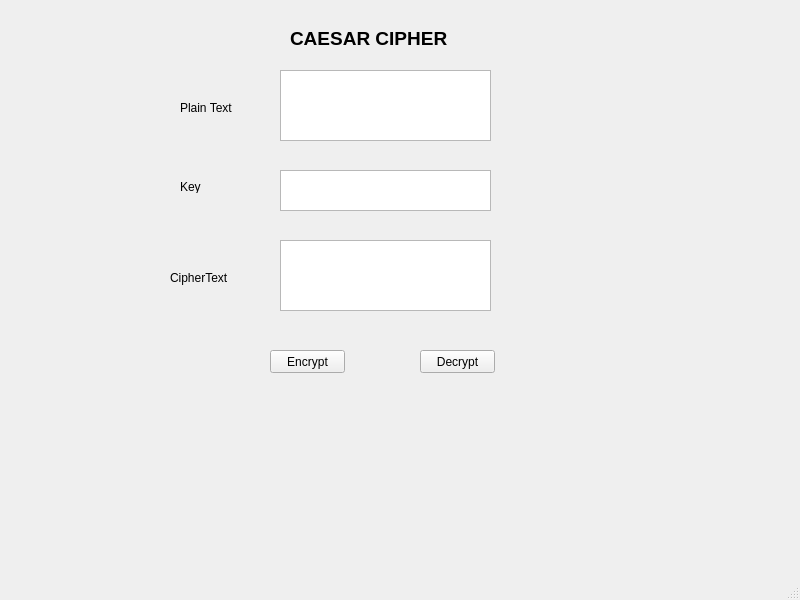
<?xml version="1.0" encoding="UTF-8"?>
<ui version="4.0">
 <class>MainWindow</class>
 <widget class="QMainWindow" name="MainWindow">
  <property name="geometry">
   <rect>
    <x>0</x>
    <y>0</y>
    <width>800</width>
    <height>600</height>
   </rect>
  </property>
  <property name="windowTitle">
   <string>MainWindow</string>
  </property>
  <widget class="QWidget" name="centralwidget">
   <widget class="QPlainTextEdit" name="plain1">
    <property name="geometry">
     <rect>
      <x>280</x>
      <y>70</y>
      <width>211</width>
      <height>71</height>
     </rect>
    </property>
   </widget>
   <widget class="QPlainTextEdit" name="plain2">
    <property name="geometry">
     <rect>
      <x>280</x>
      <y>170</y>
      <width>211</width>
      <height>41</height>
     </rect>
    </property>
   </widget>
   <widget class="QPlainTextEdit" name="plain3">
    <property name="geometry">
     <rect>
      <x>280</x>
      <y>240</y>
      <width>211</width>
      <height>71</height>
     </rect>
    </property>
   </widget>
   <widget class="QLabel" name="label">
    <property name="geometry">
     <rect>
      <x>180</x>
      <y>100</y>
      <width>61</width>
      <height>16</height>
     </rect>
    </property>
    <property name="text">
     <string>Plain Text</string>
    </property>
   </widget>
   <widget class="QLabel" name="label_2">
    <property name="geometry">
     <rect>
      <x>180</x>
      <y>180</y>
      <width>47</width>
      <height>13</height>
     </rect>
    </property>
    <property name="text">
     <string>Key</string>
    </property>
   </widget>
   <widget class="QLabel" name="label_3">
    <property name="geometry">
     <rect>
      <x>170</x>
      <y>270</y>
      <width>61</width>
      <height>16</height>
     </rect>
    </property>
    <property name="text">
     <string>CipherText</string>
    </property>
   </widget>
   <widget class="QLabel" name="label_4">
    <property name="geometry">
     <rect>
      <x>290</x>
      <y>30</y>
      <width>191</width>
      <height>16</height>
     </rect>
    </property>
    <property name="font">
     <font>
      <pointsize>14</pointsize>
      <weight>75</weight>
      <bold>true</bold>
     </font>
    </property>
    <property name="text">
     <string>CAESAR CIPHER</string>
    </property>
   </widget>
   <widget class="QPushButton" name="Button1">
    <property name="geometry">
     <rect>
      <x>270</x>
      <y>350</y>
      <width>75</width>
      <height>23</height>
     </rect>
    </property>
    <property name="text">
     <string>Encrypt</string>
    </property>
   </widget>
   <widget class="QPushButton" name="Button2">
    <property name="geometry">
     <rect>
      <x>420</x>
      <y>350</y>
      <width>75</width>
      <height>23</height>
     </rect>
    </property>
    <property name="text">
     <string>Decrypt</string>
    </property>
   </widget>
  </widget>
  <widget class="QMenuBar" name="menubar">
   <property name="geometry">
    <rect>
     <x>0</x>
     <y>0</y>
     <width>800</width>
     <height>21</height>
    </rect>
   </property>
  </widget>
  <widget class="QStatusBar" name="statusbar"/>
 </widget>
 <resources/>
 <connections/>
</ui>
